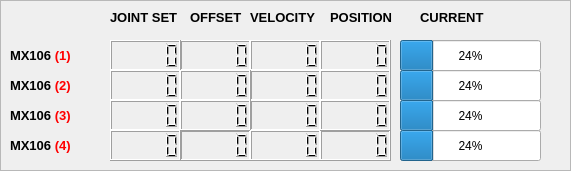
   <widget class="QFrame" name="frame_6">
    <property name="geometry">
     <rect>
      <x>630</x>
      <y>150</y>
      <width>571</width>
      <height>171</height>
     </rect>
    </property>
    <property name="frameShape">
     <enum>QFrame::StyledPanel</enum>
    </property>
    <property name="frameShadow">
     <enum>QFrame::Raised</enum>
    </property>
    <widget class="QLabel" name="label_5">
     <property name="geometry">
      <rect>
       <x>10</x>
       <y>40</y>
       <width>81</width>
       <height>31</height>
      </rect>
     </property>
     <property name="text">
      <string>&lt;html&gt;&lt;head/&gt;&lt;body&gt;&lt;p&gt;&lt;span style=&quot; font-size:10pt; font-weight:600;&quot;&gt;MX106 &lt;/span&gt;&lt;span style=&quot; font-size:10pt; font-weight:600; color:#ff0000;&quot;&gt;(1)&lt;/span&gt;&lt;/p&gt;&lt;/body&gt;&lt;/html&gt;</string>
     </property>
    </widget>
    <widget class="QLabel" name="label_6">
     <property name="geometry">
      <rect>
       <x>10</x>
       <y>70</y>
       <width>81</width>
       <height>31</height>
      </rect>
     </property>
     <property name="text">
      <string>&lt;html&gt;&lt;head/&gt;&lt;body&gt;&lt;p&gt;&lt;span style=&quot; font-size:10pt; font-weight:600;&quot;&gt;MX106 &lt;/span&gt;&lt;span style=&quot; font-size:10pt; font-weight:600; color:#ff0000;&quot;&gt;(2)&lt;/span&gt;&lt;/p&gt;&lt;/body&gt;&lt;/html&gt;</string>
     </property>
    </widget>
    <widget class="QLabel" name="label_7">
     <property name="geometry">
      <rect>
       <x>10</x>
       <y>100</y>
       <width>81</width>
       <height>31</height>
      </rect>
     </property>
     <property name="text">
      <string>&lt;html&gt;&lt;head/&gt;&lt;body&gt;&lt;p&gt;&lt;span style=&quot; font-size:10pt; font-weight:600;&quot;&gt;MX106 &lt;/span&gt;&lt;span style=&quot; font-size:10pt; font-weight:600; color:#ff0000;&quot;&gt;(3)&lt;/span&gt;&lt;/p&gt;&lt;/body&gt;&lt;/html&gt;</string>
     </property>
    </widget>
    <widget class="QLabel" name="label_8">
     <property name="geometry">
      <rect>
       <x>10</x>
       <y>130</y>
       <width>81</width>
       <height>31</height>
      </rect>
     </property>
     <property name="text">
      <string>&lt;html&gt;&lt;head/&gt;&lt;body&gt;&lt;p&gt;&lt;span style=&quot; font-size:10pt; font-weight:600;&quot;&gt;MX106 &lt;/span&gt;&lt;span style=&quot; font-size:10pt; font-weight:600; color:#ff0000;&quot;&gt;(4)&lt;/span&gt;&lt;/p&gt;&lt;/body&gt;&lt;/html&gt;</string>
     </property>
    </widget>
    <widget class="QLabel" name="label_17">
     <property name="geometry">
      <rect>
       <x>110</x>
       <y>10</y>
       <width>71</width>
       <height>16</height>
      </rect>
     </property>
     <property name="font">
      <font>
       <pointsize>10</pointsize>
      </font>
     </property>
     <property name="text">
      <string>&lt;html&gt;&lt;head/&gt;&lt;body&gt;&lt;p&gt;&lt;span style=&quot; font-weight:600;&quot;&gt;JOINT SET&lt;/span&gt;&lt;/p&gt;&lt;/body&gt;&lt;/html&gt;</string>
     </property>
    </widget>
    <widget class="QLabel" name="label_18">
     <property name="geometry">
      <rect>
       <x>190</x>
       <y>10</y>
       <width>71</width>
       <height>16</height>
      </rect>
     </property>
     <property name="font">
      <font>
       <pointsize>10</pointsize>
      </font>
     </property>
     <property name="text">
      <string>&lt;html&gt;&lt;head/&gt;&lt;body&gt;&lt;p&gt;&lt;span style=&quot; font-weight:600;&quot;&gt;OFFSET&lt;/span&gt;&lt;/p&gt;&lt;/body&gt;&lt;/html&gt;</string>
     </property>
    </widget>
    <widget class="QLabel" name="label_20">
     <property name="geometry">
      <rect>
       <x>250</x>
       <y>10</y>
       <width>71</width>
       <height>16</height>
      </rect>
     </property>
     <property name="font">
      <font>
       <pointsize>10</pointsize>
      </font>
     </property>
     <property name="text">
      <string>&lt;html&gt;&lt;head/&gt;&lt;body&gt;&lt;p&gt;&lt;span style=&quot; font-weight:600;&quot;&gt;VELOCITY&lt;/span&gt;&lt;/p&gt;&lt;/body&gt;&lt;/html&gt;</string>
     </property>
    </widget>
    <widget class="QLabel" name="label_21">
     <property name="geometry">
      <rect>
       <x>420</x>
       <y>10</y>
       <width>71</width>
       <height>16</height>
      </rect>
     </property>
     <property name="font">
      <font>
       <pointsize>10</pointsize>
      </font>
     </property>
     <property name="text">
      <string>&lt;html&gt;&lt;head/&gt;&lt;body&gt;&lt;p&gt;&lt;span style=&quot; font-weight:600;&quot;&gt;CURRENT&lt;/span&gt;&lt;/p&gt;&lt;/body&gt;&lt;/html&gt;</string>
     </property>
    </widget>
    <widget class="QProgressBar" name="Current_1">
     <property name="geometry">
      <rect>
       <x>400</x>
       <y>40</y>
       <width>141</width>
       <height>31</height>
      </rect>
     </property>
     <property name="value">
      <number>24</number>
     </property>
    </widget>
    <widget class="QProgressBar" name="Current_2">
     <property name="geometry">
      <rect>
       <x>400</x>
       <y>70</y>
       <width>141</width>
       <height>31</height>
      </rect>
     </property>
     <property name="value">
      <number>24</number>
     </property>
    </widget>
    <widget class="QProgressBar" name="Current_3">
     <property name="geometry">
      <rect>
       <x>400</x>
       <y>100</y>
       <width>141</width>
       <height>31</height>
      </rect>
     </property>
     <property name="value">
      <number>24</number>
     </property>
    </widget>
    <widget class="QProgressBar" name="Current_4">
     <property name="geometry">
      <rect>
       <x>400</x>
       <y>130</y>
       <width>141</width>
       <height>31</height>
      </rect>
     </property>
     <property name="value">
      <number>24</number>
     </property>
    </widget>
    <widget class="QLabel" name="label_19">
     <property name="geometry">
      <rect>
       <x>330</x>
       <y>10</y>
       <width>71</width>
       <height>16</height>
      </rect>
     </property>
     <property name="font">
      <font>
       <pointsize>10</pointsize>
      </font>
     </property>
     <property name="text">
      <string>&lt;html&gt;&lt;head/&gt;&lt;body&gt;&lt;p&gt;&lt;span style=&quot; font-weight:600;&quot;&gt;POSITION&lt;/span&gt;&lt;/p&gt;&lt;/body&gt;&lt;/html&gt;</string>
     </property>
    </widget>
    <widget class="QLCDNumber" name="OffSet_1">
     <property name="geometry">
      <rect>
       <x>180</x>
       <y>40</y>
       <width>71</width>
       <height>31</height>
      </rect>
     </property>
    </widget>
    <widget class="QLCDNumber" name="Velocity_1">
     <property name="geometry">
      <rect>
       <x>250</x>
       <y>40</y>
       <width>71</width>
       <height>31</height>
      </rect>
     </property>
    </widget>
    <widget class="QLCDNumber" name="Position_1">
     <property name="geometry">
      <rect>
       <x>320</x>
       <y>40</y>
       <width>71</width>
       <height>31</height>
      </rect>
     </property>
    </widget>
    <widget class="QLCDNumber" name="JointSet_1">
     <property name="geometry">
      <rect>
       <x>110</x>
       <y>40</y>
       <width>71</width>
       <height>31</height>
      </rect>
     </property>
    </widget>
    <widget class="QLCDNumber" name="JointSet_2">
     <property name="geometry">
      <rect>
       <x>110</x>
       <y>70</y>
       <width>71</width>
       <height>31</height>
      </rect>
     </property>
    </widget>
    <widget class="QLCDNumber" name="Velocity_2">
     <property name="geometry">
      <rect>
       <x>250</x>
       <y>70</y>
       <width>71</width>
       <height>31</height>
      </rect>
     </property>
    </widget>
    <widget class="QLCDNumber" name="OffSet_2">
     <property name="geometry">
      <rect>
       <x>180</x>
       <y>70</y>
       <width>71</width>
       <height>31</height>
      </rect>
     </property>
    </widget>
    <widget class="QLCDNumber" name="Position_2">
     <property name="geometry">
      <rect>
       <x>320</x>
       <y>70</y>
       <width>71</width>
       <height>31</height>
      </rect>
     </property>
    </widget>
    <widget class="QLCDNumber" name="JointSet_3">
     <property name="geometry">
      <rect>
       <x>110</x>
       <y>100</y>
       <width>71</width>
       <height>31</height>
      </rect>
     </property>
    </widget>
    <widget class="QLCDNumber" name="Velocity_3">
     <property name="geometry">
      <rect>
       <x>250</x>
       <y>100</y>
       <width>71</width>
       <height>31</height>
      </rect>
     </property>
    </widget>
    <widget class="QLCDNumber" name="OffSet_4">
     <property name="geometry">
      <rect>
       <x>180</x>
       <y>130</y>
       <width>71</width>
       <height>31</height>
      </rect>
     </property>
    </widget>
    <widget class="QLCDNumber" name="OffSet_3">
     <property name="geometry">
      <rect>
       <x>180</x>
       <y>100</y>
       <width>71</width>
       <height>31</height>
      </rect>
     </property>
    </widget>
    <widget class="QLCDNumber" name="Velocity_4">
     <property name="geometry">
      <rect>
       <x>250</x>
       <y>130</y>
       <width>71</width>
       <height>31</height>
      </rect>
     </property>
    </widget>
    <widget class="QLCDNumber" name="JointSet_4">
     <property name="geometry">
      <rect>
       <x>110</x>
       <y>130</y>
       <width>71</width>
       <height>31</height>
      </rect>
     </property>
    </widget>
    <widget class="QLCDNumber" name="Position_4">
     <property name="geometry">
      <rect>
       <x>320</x>
       <y>130</y>
       <width>71</width>
       <height>31</height>
      </rect>
     </property>
    </widget>
    <widget class="QLCDNumber" name="Position_3">
     <property name="geometry">
      <rect>
       <x>320</x>
       <y>100</y>
       <width>71</width>
       <height>31</height>
      </rect>
     </property>
    </widget>
   </widget>
